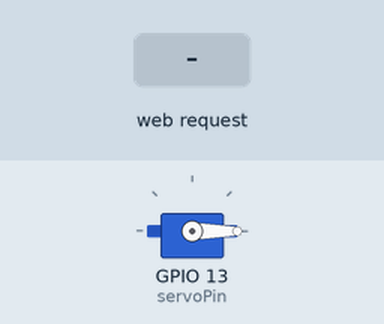
Simulated run of this sketch. Board: ESP32. Parts: servo. The test bench sets the inputs (shaded band). WiFi joins after 1.5 s; servers stay silent unless stated; what the sketch prints to the serial monitor is not drawn.

Above: at 3.2 s.
3.3 s: HTTP request GET /close received
At 4.2 s:
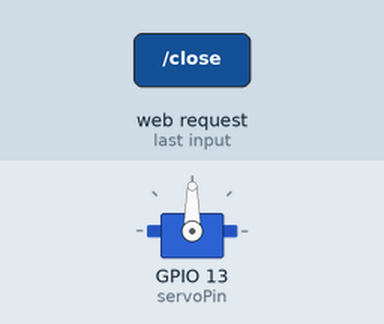
4.8 s: HTTP request GET /open received
At 5.3 s:
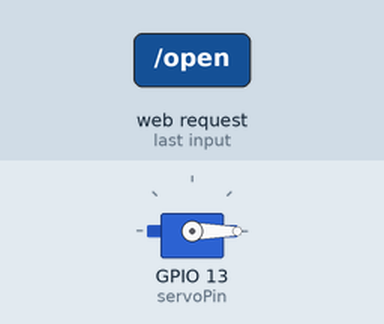
Timing chart, 0 to 7.8 s (numbered marks = the images above; inputs shaded):
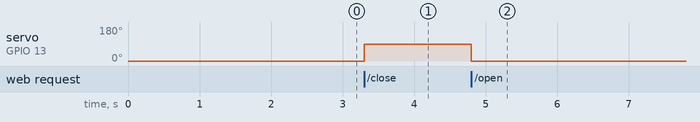

The sketch:

wireless.ino
```cpp
#include <WiFi.h>
#include <ESP32Servo.h>
#include <WebServer.h>

const char* ssid = "Praveen";
const char* password = "987654321";

WebServer server(80);
Servo gateServo;

int servoPin = 13;

void handleOpen() {
  gateServo.write(0);
  server.send(200, "text/plain", "Gate Opened");
}

void handleClose() {
  gateServo.write(90);
  server.send(200, "text/plain", "Gate Closed");
}

void setup() {
  Serial.begin(115200);

  gateServo.attach(servoPin);
  gateServo.write(0);

  WiFi.begin(ssid, password);

  while (WiFi.status() != WL_CONNECTED) {
    delay(1000);
    Serial.println("Connecting...");
  }

  Serial.println("Connected!");
  Serial.println(WiFi.localIP());

  server.on("/open", handleOpen);
  server.on("/close", handleClose);

  server.begin();
}

void loop() {
  server.handleClient();
}
```

Measured:
- after the input at 3.3 s, servo on GPIO 13 (servoPin): 0° → 90° at once
- after the input at 4.8 s, servo on GPIO 13 (servoPin): 90° → 0° at once
